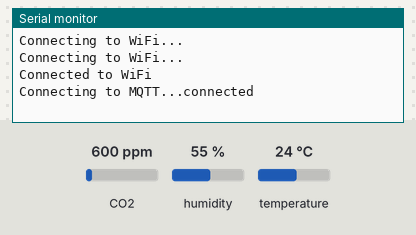
A sketch run on a simulated ESP32. Shown: the last lines printed to the serial monitor. The test bench sets the inputs (shaded band); at power-on: CO2 600 ppm, humidity 55 %, temperature 24 °C. WiFi joins after 1.5 s; servers stay silent unless stated; no MQTT or app messages arrive unless stated.

Above: at 3.2 s.
3.3 s: CO2 set to 452 ppm
At 4.4 s:
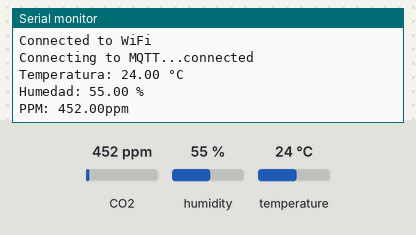
6.3 s: humidity set to 22 %
At 8.6 s:
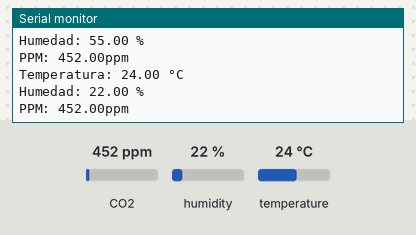
9.3 s: temperature set to 12 °C
At 11.4 s:
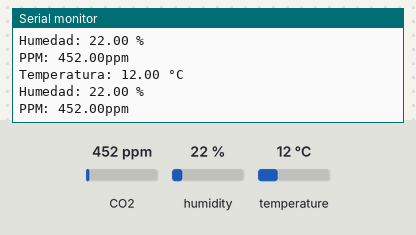
12.3 s: CO2 set to 1050 ppm
At 14.4 s:
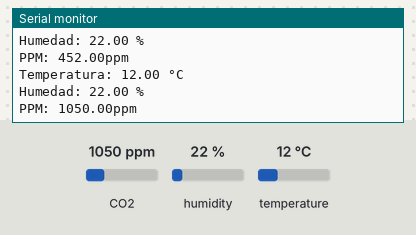
15.3 s: humidity set to 40 %
At 17.1 s:
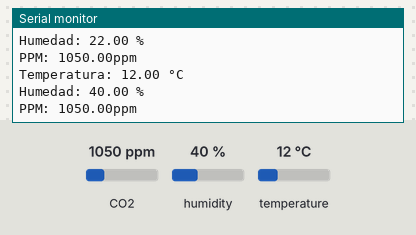
Timing chart, 0 to 18.6 s (numbered marks = the images above; inputs shaded):
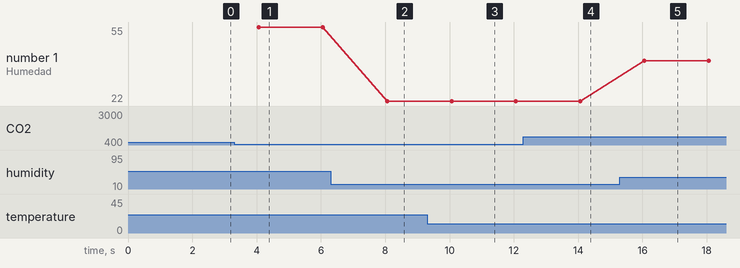

Measured:
- after the input at 3.3 s, the serial monitor: prints a new line after 0.77 s (image 1)
- after the input at 6.3 s, the serial monitor: prints a new line after 1.8 s (image 2)
- after the input at 9.3 s, the serial monitor: prints a new line after 0.76 s (image 3)
- after the input at 12.3 s, the serial monitor: prints a new line after 1.8 s (image 4)
- after the input at 15.3 s, the serial monitor: prints a new line after 0.76 s (image 5)
- plotted number 1: 55 → 22 after the input at 6.3 s, 22 → 40 after the input at 15.3 s

The sketch:

Pis_6to.ino
```cpp
//Librería para conexión WiFi
#include <WiFi.h>

//Librería para conexión con el MQTT
#include <PubSubClient.h>

//Libreria para temporizador del sistema
#include <esp_timer.h>

//Libreria para el sensor DHT11
#include "DHTesp.h"

//Libreria para el sensor MQ135
#include <MQ135.h>

// WiFi
const char* ssid = "MazaAlvarado";
const char* password = "Lz0H42*1";

// MQTT
const char* mqtt_server = "mqtt-broker--5i0tb2p.greencoast-d0c064cb.centralus.azurecontainerapps.io";
const char* mqtt_user = "d9a1f8a6-2aa6-485e-900a-e16b75f13901";
// const char* mqtt_user = "1e6xwo45oef"
// const char* mqtt_user = "0ne00D11313"
const char* mqtt_password = "sMB+ReN1zvpyd1b4YVRIhaxyngEp7R3xgAIoTHUs9+0=";
// const char* mqtt_password = "3uwDwvk56B7+AkNksISsrfuRx06BIq0RqmunlgiWOkQ="
const char* temp_topic = "sensor/temperatura";
const char* hum_topic = "sensor/humedad";
const char* co2_topic = "sensor/co2";

//Inicializamos el controlador del sensor DHT11
DHTesp dht;
const int Dhtpin = 16; //Pin para el Sensor DHT11
const unsigned long periodoLlamadaDHT = 2000000;  // 3 segundos en microsegundos

//Inicializamos el controlador del sensor MQ135
const int MQpin = 34; //Pin para el Sensor MQ135
MQ135 mq135_sensor(MQpin);
const unsigned long periodoLlamadaMQ = 2000000;  // 3 segundos en microsegundos
//Valores ideales para el correcto funcionamiento del MQ135
float mqtemperatura = 21.0;
float mqhumedad = 25.0;

WiFiClient espClient;
PubSubClient client(espClient);

esp_timer_handle_t timer1;
esp_timer_handle_t timer2;

void reconnect() {
  while (!client.connected()) {
    Serial.print("Connecting to MQTT...");
    // if (client.connect("ESP32Client", mqtt_user, mqtt_password)) {
    if (client.connect("ESP32Client")) {
      Serial.println("connected");
      esp_timer_start_periodic(timer1, periodoLlamadaDHT);
      esp_timer_start_periodic(timer2, periodoLlamadaMQ);
    } else {
      Serial.print("failed, rc=");
      Serial.print(client.state());
      Serial.println(" try again in 5 seconds");
      delay(5000);
    }
  }
}

void IRAM_ATTR recuperarTemperaturaHumedad(void* arg) {
  // Leer la temperatura y la humedad
  float temperatura = dht.getTemperature();
  float humedad = dht.getHumidity();

  // Publicar resultados en MQTT
  char tempStr[8];
  char humStr[8];
  dtostrf(temperatura, 1, 2, tempStr);
  dtostrf(humedad, 1, 2, humStr);
  client.publish(temp_topic, tempStr);
  client.publish(hum_topic, humStr);

  // Imprimir resultados en el Monitor Serial
  Serial.print("Temperatura: ");
  Serial.print(temperatura);
  Serial.println(" °C");
  Serial.print("Humedad: ");
  Serial.print(humedad);
  Serial.println(" %");
  Serial.println();
}

void IRAM_ATTR recuperarCO2(void* arg) {
  // Leer la temperatura y la humedad
  float rzero = mq135_sensor.getRZero();
  float correctedPPM = mq135_sensor.getCorrectedPPM(mqtemperatura, mqhumedad);

  // Publicar resultados en MQTT
  char co2Str[8];
  dtostrf(correctedPPM, 1, 2, co2Str);
  client.publish(co2_topic, co2Str);

  Serial.print("PPM: ");
  Serial.print(correctedPPM);
  Serial.println("ppm");
  Serial.println();
}

void setup() {
  // Iniciar Serial
  Serial.begin(115200);

  // Conexión WiFi
  WiFi.begin(ssid, password);
  while (WiFi.status() != WL_CONNECTED) {
    delay(1000);
    Serial.println("Connecting to WiFi...");
  }
  Serial.println("Connected to WiFi");

  // Configurar MQTT
  client.setServer(mqtt_server, 1883);

  //Temporizador 1 (DHT11)
  esp_timer_create_args_t timer_args1 = {
    .callback = &recuperarTemperaturaHumedad,
    .arg = nullptr,
    .dispatch_method = ESP_TIMER_TASK,
    .name = "timer1"
  };

  // esp_timer_handle_t timer1;
  esp_timer_create(&timer_args1, &timer1);
  // esp_timer_start_periodic(timer1, periodoLlamadaDHT);

  //Temporizador 2 (MQ135)
  esp_timer_create_args_t timer_args2 = {
    .callback = &recuperarCO2,
    .arg = nullptr,
    .dispatch_method = ESP_TIMER_TASK,
    .name = "timer2"
  };

  // esp_timer_handle_t timer2;
  esp_timer_create(&timer_args2, &timer2);
  // esp_timer_start_periodic(timer2, periodoLlamadaMQ);

  //DHT11
  // Serial2.begin(115200);
  dht.setup(Dhtpin, DHTesp::DHT11);

  //MQ135
  pinMode(MQpin, INPUT);

}

void loop() {
  if (!client.connected()) {
    reconnect();
  }
  client.loop();
}
```
